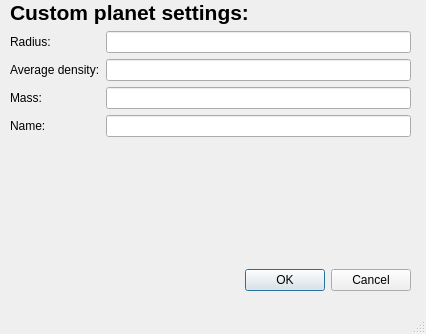
<?xml version="1.0" encoding="UTF-8"?>
<ui version="4.0">
 <class>MainWindow</class>
 <widget class="QMainWindow" name="MainWindow">
  <property name="geometry">
   <rect>
    <x>0</x>
    <y>0</y>
    <width>426</width>
    <height>334</height>
   </rect>
  </property>
  <property name="windowTitle">
   <string>MainWindow</string>
  </property>
  <widget class="QWidget" name="centralwidget">
   <widget class="QWidget" name="gridLayoutWidget">
    <property name="geometry">
     <rect>
      <x>10</x>
      <y>0</y>
      <width>401</width>
      <height>291</height>
     </rect>
    </property>
    <layout class="QGridLayout" name="gridLayout_2">
     <item row="2" column="0">
      <widget class="QDialogButtonBox" name="buttonBox">
       <property name="standardButtons">
        <set>QDialogButtonBox::Cancel|QDialogButtonBox::Ok</set>
       </property>
       <property name="centerButtons">
        <bool>false</bool>
       </property>
      </widget>
     </item>
     <item row="1" column="0">
      <layout class="QFormLayout" name="formLayout">
       <item row="1" column="1">
        <widget class="QLineEdit" name="lineEdit"/>
       </item>
       <item row="2" column="0">
        <widget class="QLabel" name="label_2">
         <property name="text">
          <string>Average density:</string>
         </property>
        </widget>
       </item>
       <item row="2" column="1">
        <widget class="QLineEdit" name="lineEdit_2"/>
       </item>
       <item row="0" column="0" colspan="2">
        <widget class="QLabel" name="label_3">
         <property name="font">
          <font>
           <pointsize>16</pointsize>
           <weight>75</weight>
           <bold>true</bold>
          </font>
         </property>
         <property name="text">
          <string>Custom planet settings:</string>
         </property>
        </widget>
       </item>
       <item row="3" column="0">
        <widget class="QLabel" name="label_4">
         <property name="text">
          <string>Mass:</string>
         </property>
        </widget>
       </item>
       <item row="3" column="1">
        <widget class="QLineEdit" name="lineEdit_3"/>
       </item>
       <item row="4" column="0">
        <widget class="QLabel" name="label_5">
         <property name="text">
          <string>Name:</string>
         </property>
        </widget>
       </item>
       <item row="4" column="1">
        <widget class="QLineEdit" name="lineEdit_4"/>
       </item>
       <item row="1" column="0">
        <widget class="QLabel" name="label">
         <property name="text">
          <string>Radius:</string>
         </property>
        </widget>
       </item>
      </layout>
     </item>
    </layout>
   </widget>
   <zorder>verticalLayoutWidget</zorder>
   <zorder>gridLayoutWidget</zorder>
  </widget>
  <widget class="QMenuBar" name="menubar">
   <property name="geometry">
    <rect>
     <x>0</x>
     <y>0</y>
     <width>426</width>
     <height>21</height>
    </rect>
   </property>
  </widget>
  <widget class="QStatusBar" name="statusbar"/>
 </widget>
 <resources/>
 <connections/>
</ui>
